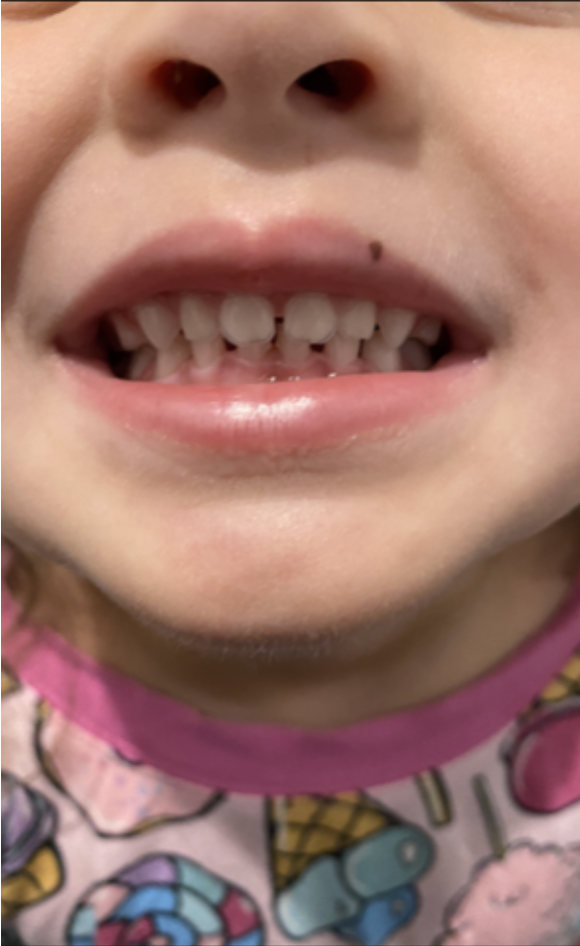
#> input picture Teledental Project/sample_images/closed_mouth.png, 580 x 946 px; its folder holds 4 pictures in this run
$ jupyter execute BRISQUE.ipynb   (shell and % lines are left out)
#> lines starting #> are read from the running program, lines starting #| are printed output that depends on the picture
[cell 1]
# !pip install image-quality
# !pip install opencv-python==4.6.0.66
# !pip install scikit-learn
#!python image-quality/setup.py install

[cell 2]
#import imquality.brisque as brisque
from brisque import BRISQUE

import cv2
import os
import numpy as np
import re
import skimage
import json
import warnings
warnings.filterwarnings('ignore')

[cell 3]
# !rm -r sample_images/blur_images
# !rm -r sample_images/sharpen_images
# !rm -r sample_images/cb_images

[cell 4]
path = "sample_images"
closed_fn = "{}/closed_mouth.png".format(path)
open_fn = "{}/open_mouth.png".format(path)
open_fn_2 = "{}/img_2.png".format(path)

closed_orig = cv2.imread(closed_fn)
#> closed_orig is the input picture: shape (946, 580, 3); mean B, G, R 108.6, 119, 160.6
open_orig = cv2.imread(open_fn)
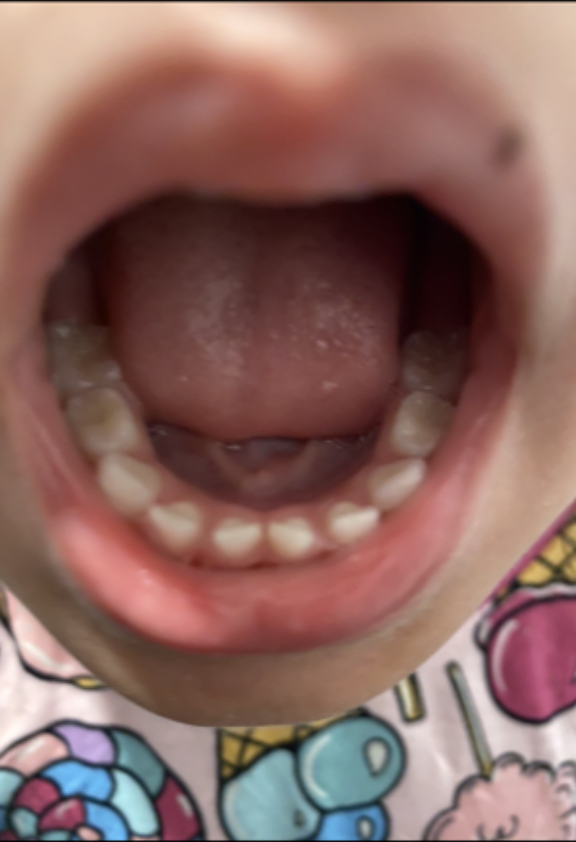
#> input picture Teledental Project/sample_images/open_mouth.png, 576 x 842 px
#> open_orig is the input picture: shape (842, 576, 3); mean B, G, R 96.1, 102.4, 139.2
open_orig_2 = cv2.imread(open_fn_2)
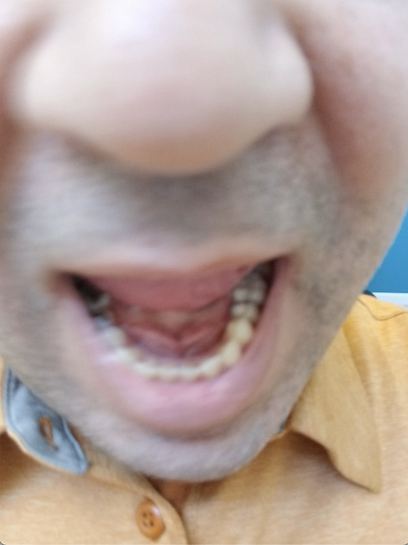
#> input picture Teledental Project/sample_images/img_2.png, 408 x 545 px
#> open_orig_2 is the input picture: shape (545, 408, 3); mean B, G, R 149.3, 156.8, 175.5

[cell 5]
# [5 lines left out: function mkdir_, not called in this run]

[cell 6]
global blur_path, sharp_path, cb_path
blur_path = "{}/blur_images".format(path)
sharp_path = "{}/sharpen_images".format(path)
cb_path = "{}/cb_images".format(path)

# mkdir_(blur_path)
# mkdir_(sharp_path)
# mkdir_(cb_path)

[cell 7]
from numpy import array, linspace
from sklearn.cluster import MeanShift, estimate_bandwidth
from joblib import Parallel, delayed
import joblib
from matplotlib import pyplot as plt
import math

class ImageAugLabeling:

    # [123 lines left out: functions __init__, brisque_calc, blur_effect, sharpen, contrast_brightness_effect, labeling and 1 more, not called in this run]

[cell 8]
# %%time
# test = ImageAugLabeling(open_orig_2, 50, "open_mouth_two")
# results = test.results()

# blur_label_dict, sharp_label_dict, cb_label_dict = results
'''
This function and piece of code are only used if and only if the process of the labeling crashes
your VM/driver after running it. Otherwise, you can run the code block as is with code below being commented
out.
'''

def convert_key(in_dict):
    return {float(k):v for k,v in in_dict.items()}

blur_label_dict = convert_key(json.load(open("blur_label_dict.json")))
#> (reads Teledental Project/blur_label_dict.json from the repository)
sharp_label_dict = convert_key(json.load(open("sharp_label_dict.json")))
#> (reads Teledental Project/sharp_label_dict.json from the repository)
cb_label_dict = convert_key(json.load(open("cb_label_dict.json")))
#> (reads Teledental Project/cb_label_dict.json from the repository)

results = (blur_label_dict, sharp_label_dict, cb_label_dict)

[cell 9]
from collections import Counter
import random

'''
This piece of code is an additional padding via oversampling to deal with class imbalances that
the initial augmentation was presenting.
'''

def find_first_false(input_dict):
    for k, v in input_dict.items():
        if v == 'False':
            return k


def padding_augmentation(aug_dict, padding=1000):
    aug_thresh = find_first_false(aug_dict)
    aug_count = Counter(aug_dict.values())
    aug_pad_val = aug_count['False'] - aug_count['True']
    random.seed(42)
    aug_pad = [np.random.uniform(0, aug_thresh) for _ in range(0, int(aug_pad_val))]
    aug_pad_dict = {score:'True' for score in aug_pad}
    aug_pad_dict = dict(list(aug_pad_dict.items()) + list(aug_dict.items()))

    aug_pad_true = [np.random.uniform(0, aug_thresh) for _ in range(0, padding)]
    aug_pad_false = [np.random.uniform(aug_thresh, 100) for _ in range(0, padding)]
    aug_pad_true_dict = {score:'True' for score in aug_pad_true}
    aug_pad_false_dict = {score:'False' for score in aug_pad_false}


    final_aug_dict = dict(list(aug_pad_true_dict.items()) + list(aug_pad_dict.items()) + list(aug_pad_false_dict.items()))
    return final_aug_dict


blur_label_dict_padded = padding_augmentation(blur_label_dict, 8000)
sharp_label_dict_padded = padding_augmentation(sharp_label_dict, 8000)
cb_label_dict_padded = padding_augmentation(cb_label_dict, 8000)

results = (blur_label_dict_padded, sharp_label_dict_padded, cb_label_dict_padded)

[cell 10]
from sklearn.base import BaseEstimator
from sklearn.linear_model import LogisticRegression

class SwitchClassifier(BaseEstimator):
    def __init__(self, classifier=LogisticRegression()):
        self.classifier = classifier

    def fit(self, X, y=None, **kwargs):
        self.classifier.fit(X, y)

    def predict(self, X, y=None):
        self.classifier.predict(X)

    def predict_proba(self, X, y=None):
        return self.classifier.predict_proba(X)

    def score(self, X, y=None):
        return self.classifier.score(X, y)

[cell 11]
from sklearn.ensemble import VotingClassifier, RandomForestClassifier
from sklearn.model_selection import GridSearchCV, RandomizedSearchCV, train_test_split
from sklearn.naive_bayes import MultinomialNB
from sklearn.pipeline import Pipeline
from sklearn.preprocessing import MinMaxScaler
from sklearn.model_selection import learning_curve
from sklearn.metrics import classification_report

from sklearn.metrics import confusion_matrix
import seaborn as sns
import ast

class TrainAndTest():
    def __init__(self, orig_img_fn, orig_img, results, test_size=0.2, verbose=None, display_train_test_results=None, plot_cm=None):
        self.orig_img_fn = orig_img_fn
        self.orig_img = orig_img
        self.results = results
        self.test_size = test_size
        self.verbose = verbose or 0
        self.display_train_test_results = display_train_test_results or False
        self.plot_cm = plot_cm or False


    # [95 lines left out: functions grid_search_proc, aug_test_results, test_display, not called in this run]

    def final_testing(self):
        obj = BRISQUE(self.orig_img_fn, url=False)
        brisque_score = obj.score()
        blur_x_train, blur_y_train, sharp_x_train, sharp_y_train, cb_x_train, cb_y_train = self.test_display()

        orig_img_fn = self.orig_img_fn[self.orig_img_fn.find("/")+1:]
        blur_clf = joblib.load("blur_clf.joblib")
        sharp_clf = joblib.load("sharp_clf.joblib")
        cb_clf = joblib.load("cb_clf.joblib")

        result = {}
        aug_classifiers_dict = {"Bluriness": blur_clf, "Sharpness": sharp_clf, "Contrast/Brightness": cb_clf}
        for aug_name, classifier_model in aug_classifiers_dict.items():
            predicted_value = ast.literal_eval(classifier_model.predict([[brisque_score]])[0])
            result["Acceptable {}".format(aug_name)] = predicted_value
        response = "Response for Photo: {}\n {}".format(orig_img_fn, result)
        print(response)
        #return result

[cell 12]
final_result = TrainAndTest(closed_fn, closed_orig, results, 0.3, 2, True, True)
final_result.final_testing()
#> (the call stopped at in final_testing, `obj = BRISQUE(self.orig_img_fn, url=False)`: brisque is not available in this run)

[cell 13]
final_result_2 = TrainAndTest(closed_fn, closed_orig, results, 0.3)
final_result_2.final_testing()
#> (the call stopped at in final_testing, `obj = BRISQUE(self.orig_img_fn, url=False)`: brisque is not available in this run)
